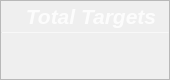
                   <widget class="QFrame" name="Target_QF">
                    <property name="minimumSize">
                     <size>
                      <width>170</width>
                      <height>80</height>
                     </size>
                    </property>
                    <property name="maximumSize">
                     <size>
                      <width>170</width>
                      <height>80</height>
                     </size>
                    </property>
                    <property name="toolTipDuration">
                     <number>0</number>
                    </property>
                    <property name="styleSheet">
                     <string notr="true">QFrame#Target_QF{
color: rgb(255, 255, 255);
border-radius: 15px;
background-color: qradialgradient(cx:0, cy:0, radius:1, fx:0.1, fy:0.1, stop:0 rgb(253, 139, 133),  stop:1 rgb(248, 194, 152));
border: 1px outset rgb(252, 194, 149)
}
</string>
                    </property>
                    <property name="frameShape">
                     <enum>QFrame::StyledPanel</enum>
                    </property>
                    <property name="frameShadow">
                     <enum>QFrame::Raised</enum>
                    </property>
                    <layout class="QVBoxLayout" name="verticalLayout_9" stretch="0,2,1">
                     <property name="spacing">
                      <number>0</number>
                     </property>
                     <property name="leftMargin">
                      <number>0</number>
                     </property>
                     <property name="topMargin">
                      <number>0</number>
                     </property>
                     <property name="rightMargin">
                      <number>0</number>
                     </property>
                     <property name="bottomMargin">
                      <number>0</number>
                     </property>
                     <item>
                      <widget class="QFrame" name="Target_top">
                       <property name="styleSheet">
                        <string notr="true">border:none</string>
                       </property>
                       <property name="frameShape">
                        <enum>QFrame::StyledPanel</enum>
                       </property>
                       <property name="frameShadow">
                        <enum>QFrame::Raised</enum>
                       </property>
                       <layout class="QHBoxLayout" name="horizontalLayout_7">
                        <property name="spacing">
                         <number>0</number>
                        </property>
                        <property name="leftMargin">
                         <number>0</number>
                        </property>
                        <property name="topMargin">
                         <number>3</number>
                        </property>
                        <property name="rightMargin">
                         <number>0</number>
                        </property>
                        <property name="bottomMargin">
                         <number>3</number>
                        </property>
                        <item>
                         <widget class="QLabel" name="label_6">
                          <property name="maximumSize">
                           <size>
                            <width>16777215</width>
                            <height>30</height>
                           </size>
                          </property>
                          <property name="font">
                           <font>
                            <family>Segoe UI</family>
                            <pointsize>16</pointsize>
                            <italic>true</italic>
                            <bold>true</bold>
                           </font>
                          </property>
                          <property name="styleSheet">
                           <string notr="true">color: rgba(255, 255, 255,210);
padding-left:12px;
font: 700 italic 16pt &quot;Segoe UI&quot;;</string>
                          </property>
                          <property name="text">
                           <string>Total Targets</string>
                          </property>
                          <property name="alignment">
                           <set>Qt::AlignCenter</set>
                          </property>
                          <property name="indent">
                           <number>0</number>
                          </property>
                         </widget>
                        </item>
                       </layout>
                      </widget>
                     </item>
                     <item>
                      <widget class="Line" name="line_3">
                       <property name="maximumSize">
                        <size>
                         <width>16777215</width>
                         <height>1</height>
                        </size>
                       </property>
                       <property name="styleSheet">
                        <string notr="true">background-color: rgba(255, 255, 255, 89);</string>
                       </property>
                       <property name="orientation">
                        <enum>Qt::Horizontal</enum>
                       </property>
                      </widget>
                     </item>
                     <item>
                      <widget class="QFrame" name="Target_bottom">
                       <property name="styleSheet">
                        <string notr="true">border:none</string>
                       </property>
                       <property name="frameShape">
                        <enum>QFrame::StyledPanel</enum>
                       </property>
                       <property name="frameShadow">
                        <enum>QFrame::Raised</enum>
                       </property>
                       <layout class="QVBoxLayout" name="verticalLayout_10">
                        <property name="spacing">
                         <number>0</number>
                        </property>
                        <property name="leftMargin">
                         <number>0</number>
                        </property>
                        <property name="topMargin">
                         <number>6</number>
                        </property>
                        <property name="rightMargin">
                         <number>0</number>
                        </property>
                        <property name="bottomMargin">
                         <number>6</number>
                        </property>
                        <item alignment="Qt::AlignTop">
                         <widget class="QLabel" name="Target_num">
                          <property name="minimumSize">
                           <size>
                            <width>0</width>
                            <height>30</height>
                           </size>
                          </property>
                          <property name="maximumSize">
                           <size>
                            <width>16777215</width>
                            <height>30</height>
                           </size>
                          </property>
                          <property name="font">
                           <font>
                            <family>Microsoft YaHei UI</family>
                            <pointsize>17</pointsize>
                            <italic>false</italic>
                            <bold>false</bold>
                            <underline>false</underline>
                           </font>
                          </property>
                          <property name="styleSheet">
                           <string notr="true">color: rgb(255, 255, 255);
font: 17pt &quot;Microsoft YaHei UI&quot;;</string>
                          </property>
                          <property name="text">
                           <string/>
                          </property>
                          <property name="alignment">
                           <set>Qt::AlignCenter</set>
                          </property>
                         </widget>
                        </item>
                       </layout>
                      </widget>
                     </item>
                    </layout>
                   </widget>
